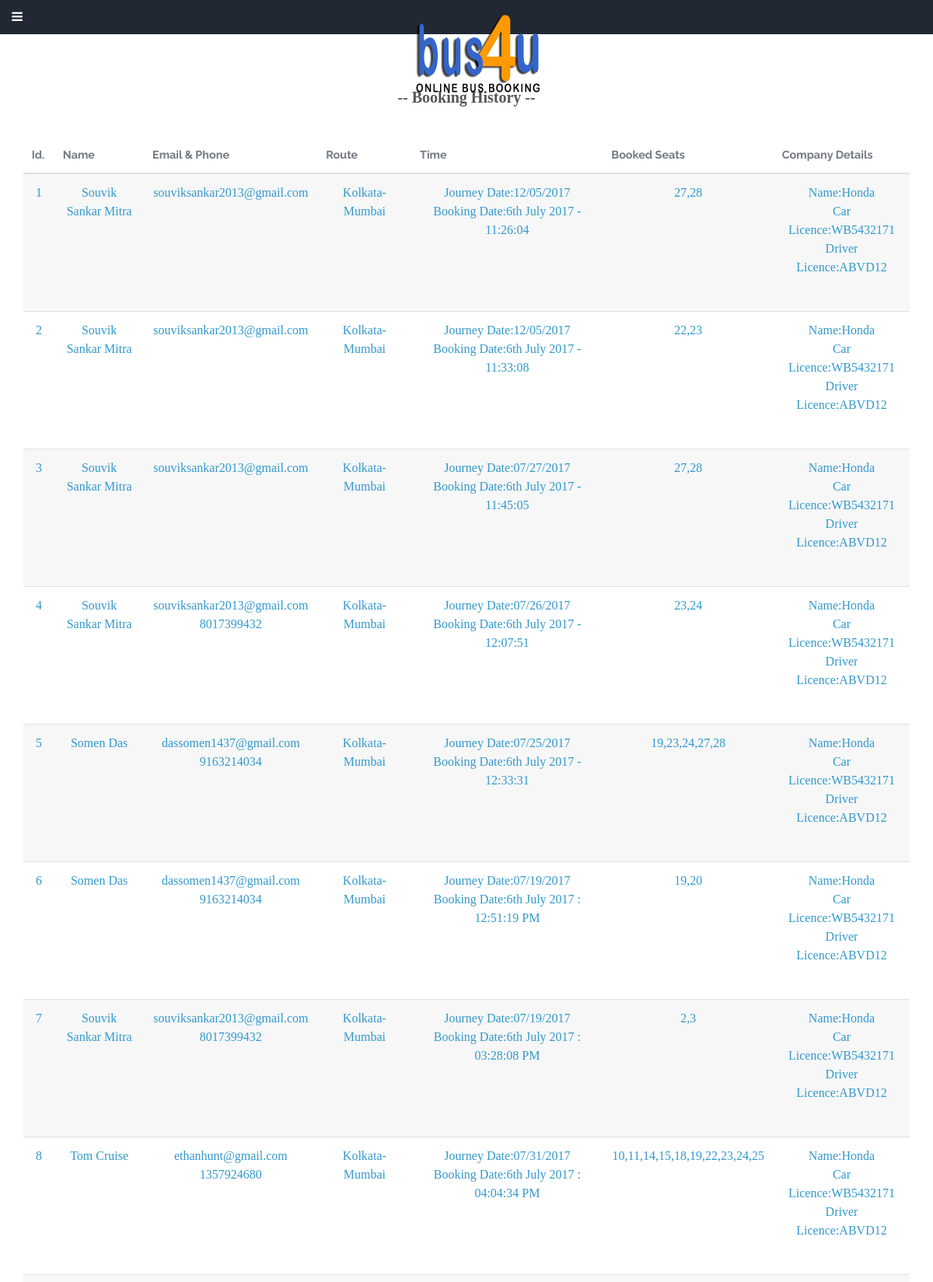
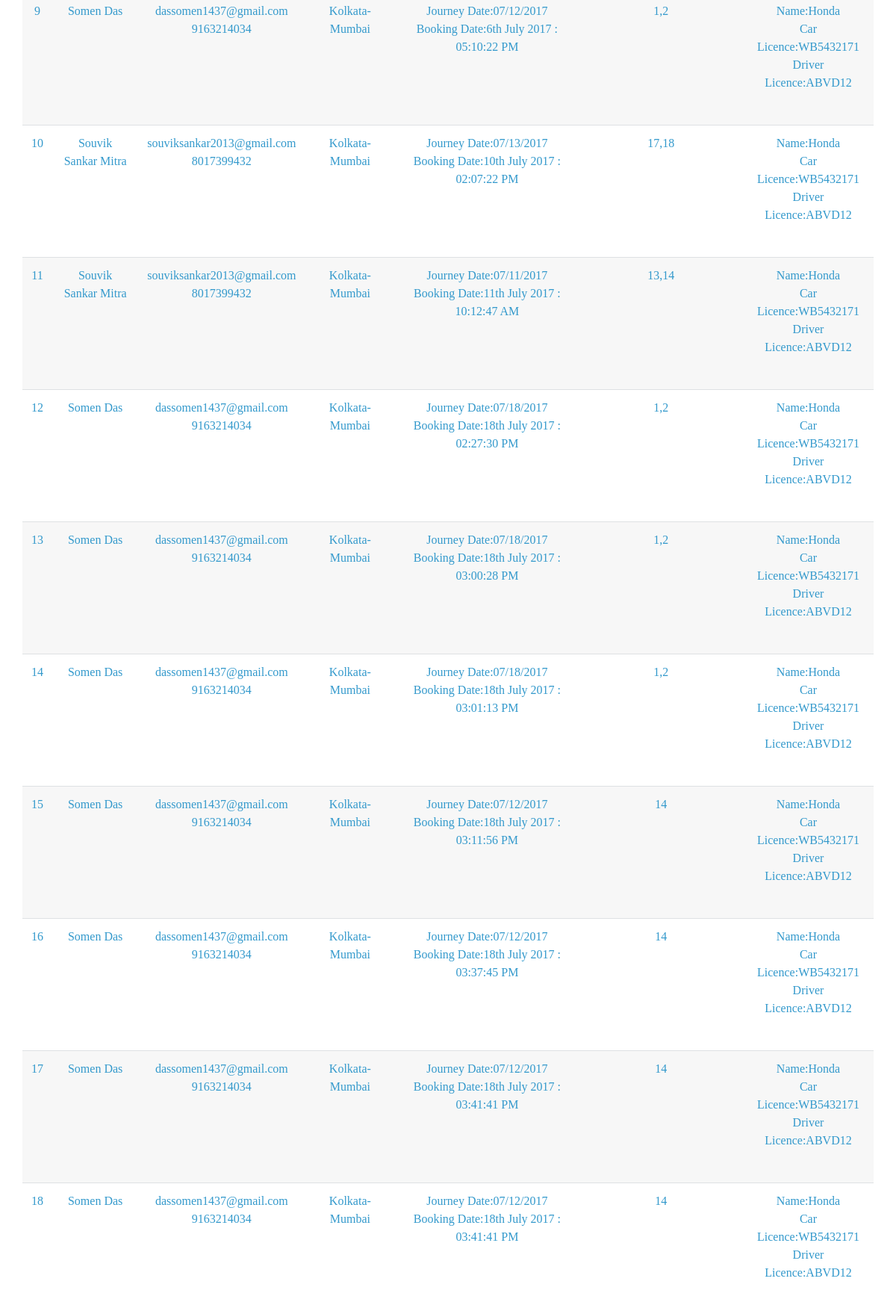
Page /ADMINS/adminviewhis.php (signed in, upper part) on the committed database (2 pictures, top to bottom).
### tables this page shows
CREATE TABLE IF NOT EXISTS `history` (
  `id` int(11) NOT NULL AUTO_INCREMENT,
  `name` varchar(500) NOT NULL,
  `address` varchar(1000) NOT NULL,
  `mob` varchar(200) NOT NULL,
  `email` varchar(200) NOT NULL,
  `source` varchar(200) NOT NULL,
  `destination` varchar(200) NOT NULL,
  `journeydate` varchar(200) NOT NULL,
  `noofseat` varchar(200) NOT NULL,
  `seatname` varchar(100) NOT NULL,
  `carlicence` varchar(200) NOT NULL,
  `driverlicence` varchar(200) NOT NULL,
  `company` varchar(200) NOT NULL,
  `time` varchar(100) NOT NULL,
  `id1` varchar(500) NOT NULL,
  `id2` varchar(600) NOT NULL,
  PRIMARY KEY (`id`)
);

### ADMINS/adminviewhis.php (the view, shortened to what this page needs)
<!DOCTYPE HTML>
<html>
	<head>
        <?php include ('config.php');
?>
	</head>
	<body class="right-sidebar">
			<div id="header">
				<div class="container">
						 <h1><a href="index.php" id="logo"><img src="images/logo.jpg" style="border-radius:40px;"> </a></h1>
				</div>
			</div>
			<div id="main" class="wrapper style1">
				<div class="container">
					<div class="row">
											<?php
											include('adminmenu.inc.php');
											?>
								<?php
											include('advertise.inc.php');
											?>
						<div id="content" class="8u skel-cell-important">
							<section>
								<header class="major">
									<h3 style="font-family:lucida handwriting;" align="center">-- Booking History -- </h3>
                           <?php
						   $query=mysqli_query($con,"SELECT * FROM history");
						   if(mysqli_num_rows($query))
	{
		?>
        <br>
        <table border="1" align="center" width="60%" height="auto" >
          <thead>
          <tr>
          	<th> Id. </th>
            <th> Name</th>
            <th> Email & Phone</th>
            <th> Route</th>
            <th> Time</th>
            <th>Booked Seats </th>
            <th>Company Details</th>
    		</tr>
          </thead>
          <tbody>
          <?php
		  $c=1;
		  while($bag=mysqli_fetch_array($query))
          {?>
          <tr align="center">
		  <td><p><?php echo $c?></p></td>
          <td><p><?php echo $bag['name']?></p></td>
          <td><p><?php echo $bag['email']?> <br><?php echo $bag['mob']?></p></td>
          <td><p><?php echo $bag['source'].'-'.$bag['destination']?></p></td>
          <td><p>Journey Date:<?php echo $bag['journeydate']?><br>
          Booking Date:<?php echo $bag['time']?>
          </p></td>
          <td><p><?php echo $bag['seatname']?></p></td>
          <td><p>Name:<?php echo $bag['company']?><br>
          Car Licence:<?php echo $bag['carlicence']?><br>
          Driver Licence:<?php echo $bag['driverlicence']?>
          </p></td>
          </tr>
          <?php
		  $c++;}?>
          </tbody>
          </table>
          <?php
	}
	else
	{
		?><script>
		alert('No Results Found......');
		</script><?php
	}
?>
								</header>
							</section>
						</div>
					</div>
				</div>
			</div>
						<?php
						require('footer.inc.php');
						?>
	</body>
</html>

### ADMINS/css/style.css (style rules this page uses)
#logo { width:100px; height:100px; }
* { -moz-box-sizing: border-box; -webkit-box-sizing: border-box; box-sizing: border-box; margin: 0; padding: 0; }
table { margin: 0 0 2em 0; width: 100%; }
table tbody tr { border: solid 1px #dee1e3; border-left: 0; border-right: 0; }
table tbody tr:nth-child(2n + 1) { background-color: rgba(144, 144, 144, 0.075); }
table td { padding: 0.75em 0.75em; }
table th { color: #727a82; font-size: 0.9em; font-weight: 700; padding: 0 0.75em 0.75em 0.75em; text-align: left; }
table thead { border-bottom: solid 2px #dee1e3; }
body { background: #222833; }
p { font-family:segoe scriot; color:#39C; }
body, input, select, textarea { color: #555555; font-family: 'Raleway', sans-serif; font-size: 13pt; font-weight: 300; line-height: 1.75em; }
a { color:teal; text-decoration: none; font-family:segoe scriot; }
p, ul, ol, dl, table, blockquote { margin: 0 0 2em 0; color:#39C; }
h1, h2, h3, h4, h5, h6 { color: inherit; font-weight: 700; line-height: 1.75em; margin-bottom: 1em; }
h1 a, h2 a, h3 a, h4 a, h5 a, h6 a { color: inherit; text-decoration: none; font-family:segoe scriot; }
h3 { font-size: 1.25em; }
header.major { padding-bottom: 4em; }
table { width: 100%; }
.wrapper.style1 { background: #fff; }
#header { background: #333333 url("../images/pict09.jpg") no-repeat; background-size: cover; color: #fff; padding: 6em 0; text-align: center; background-position: 0% 65%; position: relative; }
#header:before { content: ''; position: absolute; left: 0; top: 0; width: 100%; height: 100%; background: rgba(16, 32, 48, 0.25); }
#header > * { position: relative; z-index: 1; }
#logo { font-size: 2em; }
.no-sidebar #main .major, .left-sidebar #main .major, .right-sidebar #main .major { text-align: left; }
#main { padding: 6em 0; }

### ADMINS/css/style-wide.css (style rules this page uses)
body, input, select, textarea { font-size: 12pt; line-height: 1.5em; }

### ADMINS/css/style-normal.css (style rules this page uses)
header.major { padding-bottom: 3em; }
#header { padding: 4em 0; }

### ADMINS/css/style-narrower.css (style rules this page uses)
header.major { padding-bottom: 2em; }
.no-sidebar #header, .left-sidebar #header, .right-sidebar #header { display: none; }
#logo { display: none; }
#main { padding: 4em 0; }

### rows in the picture
history: name "Souvik Sankar Mitra", email "souviksankar2013@gmail.com", source "Kolkata", destination "Mumbai", journeydate "12/05/2017", time "6th July 2017 - 11:26:04", seatname "27,28", company "Honda", carlicence "WB5432171", driverlicence "ABVD12"
history: name "Souvik Sankar Mitra", email "souviksankar2013@gmail.com", source "Kolkata", destination "Mumbai", journeydate "12/05/2017", time "6th July 2017 - 11:33:08", seatname "22,23", company "Honda", carlicence "WB5432171", driverlicence "ABVD12"
history: name "Souvik Sankar Mitra", email "souviksankar2013@gmail.com", source "Kolkata", destination "Mumbai", journeydate "07/27/2017", time "6th July 2017 - 11:45:05", seatname "27,28", company "Honda", carlicence "WB5432171", driverlicence "ABVD12"
history: name "Souvik Sankar Mitra", email "souviksankar2013@gmail.com", mob "8017399432", source "Kolkata", destination "Mumbai", journeydate "07/26/2017", time "6th July 2017 - 12:07:51", seatname "23,24", company "Honda", carlicence "WB5432171", driverlicence "ABVD12"
history: name "Somen Das", email "dassomen1437@gmail.com", mob "9163214034", source "Kolkata", destination "Mumbai", journeydate "07/25/2017", time "6th July 2017 - 12:33:31", seatname "19,23,24,27,28", company "Honda", carlicence "WB5432171", driverlicence "ABVD12"
history: name "Somen Das", email "dassomen1437@gmail.com", mob "9163214034", source "Kolkata", destination "Mumbai", journeydate "07/19/2017", time "6th July 2017 : 12:51:19 PM", seatname "19,20", company "Honda", carlicence "WB5432171", driverlicence "ABVD12"
history: name "Souvik Sankar Mitra", email "souviksankar2013@gmail.com", mob "8017399432", source "Kolkata", destination "Mumbai", journeydate "07/19/2017", time "6th July 2017 : 03:28:08 PM", seatname "2,3", company "Honda", carlicence "WB5432171", driverlicence "ABVD12"
history: name "Tom Cruise", email "ethanhunt@gmail.com", mob "1357924680", source "Kolkata", destination "Mumbai", journeydate "07/31/2017", time "6th July 2017 : 04:04:34 PM", seatname "10,11,14,15,18,19,22,23,24,25", company "Honda", carlicence "WB5432171", driverlicence "ABVD12"
history: name "Somen Das", email "dassomen1437@gmail.com", mob "9163214034", source "Kolkata", destination "Mumbai", journeydate "07/12/2017", time "6th July 2017 : 05:10:22 PM", seatname "1,2", company "Honda", carlicence "WB5432171", driverlicence "ABVD12"
history: name "Souvik Sankar Mitra", email "souviksankar2013@gmail.com", mob "8017399432", source "Kolkata", destination "Mumbai", journeydate "07/13/2017", time "10th July 2017 : 02:07:22 PM", seatname "17,18", company "Honda", carlicence "WB5432171", driverlicence "ABVD12"
history: name "Souvik Sankar Mitra", email "souviksankar2013@gmail.com", mob "8017399432", source "Kolkata", destination "Mumbai", journeydate "07/11/2017", time "11th July 2017 : 10:12:47 AM", seatname "13,14", company "Honda", carlicence "WB5432171", driverlicence "ABVD12"
history: name "Somen Das", email "dassomen1437@gmail.com", mob "9163214034", source "Kolkata", destination "Mumbai", journeydate "07/18/2017", time "18th July 2017 : 02:27:30 PM", seatname "1,2", company "Honda", carlicence "WB5432171", driverlicence "ABVD12"
history: name "Somen Das", email "dassomen1437@gmail.com", mob "9163214034", source "Kolkata", destination "Mumbai", journeydate "07/18/2017", time "18th July 2017 : 03:00:28 PM", seatname "1,2", company "Honda", carlicence "WB5432171", driverlicence "ABVD12"
history: name "Somen Das", email "dassomen1437@gmail.com", mob "9163214034", source "Kolkata", destination "Mumbai", journeydate "07/18/2017", time "18th July 2017 : 03:01:13 PM", seatname "1,2", company "Honda", carlicence "WB5432171", driverlicence "ABVD12"
history: name "Somen Das", email "dassomen1437@gmail.com", mob "9163214034", source "Kolkata", destination "Mumbai", journeydate "07/12/2017", time "18th July 2017 : 03:11:56 PM", seatname "14", company "Honda", carlicence "WB5432171", driverlicence "ABVD12"
history: name "Somen Das", email "dassomen1437@gmail.com", mob "9163214034", source "Kolkata", destination "Mumbai", journeydate "07/12/2017", time "18th July 2017 : 03:37:45 PM", seatname "14", company "Honda", carlicence "WB5432171", driverlicence "ABVD12"
history: name "Somen Das", email "dassomen1437@gmail.com", mob "9163214034", source "Kolkata", destination "Mumbai", journeydate "07/12/2017", time "18th July 2017 : 03:41:41 PM", seatname "14", company "Honda", carlicence "WB5432171", driverlicence "ABVD12"
history: name "Somen Das", email "dassomen1437@gmail.com", mob "9163214034", source "Kolkata", destination "Mumbai", journeydate "07/12/2017", time "18th July 2017 : 03:41:41 PM", seatname "14", company "Honda", carlicence "WB5432171", driverlicence "ABVD12"
